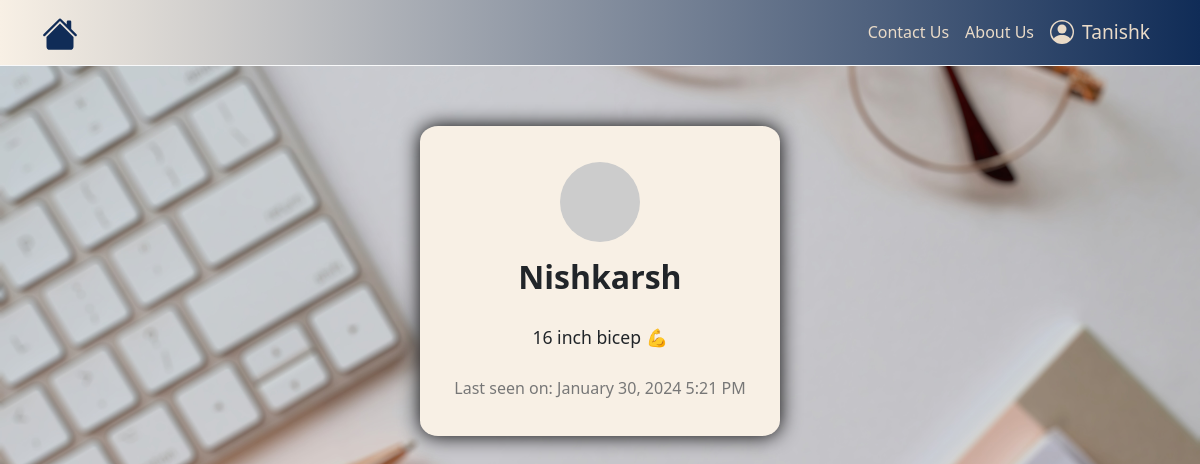
The page /user/Nishkarsh (signed in) on the database its author committed.
### app/models.py (models this page shows, shortened)
class User(UserMixin, db.Model):
    id: so.Mapped[int] = so.mapped_column(
        primary_key=True
    )
    username: so.Mapped[str] = so.mapped_column(
        sa.String(64),
        index=True,
        unique=True
    )
    email: so.Mapped[str] = so.mapped_column(
        sa.String(120),
        index=True,
        unique=True
    )
    password_hash: so.Mapped[Optional[str]] = so.mapped_column(
        sa.String(256)
    )
    about_me: so.Mapped[Optional[str]] = so.mapped_column(
        sa.String(140)
    )
    last_seen: so.Mapped[Optional[datetime]] = so.mapped_column(
        default=lambda: datetime.now(timezone.utc)
    )
    posts: so.WriteOnlyMapped['Post'] = so.relationship(
        back_populates='author'
    )
    def avatar(self, size):
        digest = md5(self.email.lower().encode('utf-8')).hexdigest()
        return f"https://www.gravatar.com/avatar/{digest}?d=identicon&s={size}"

### app/routes.py (the view)
@app.route("/user/<username>")
@login_required
def user(username):
    user = db.first_or_404(sa.select(User).where(User.username == username))
    return render_template('user.html', user=user)

### app/models.py (called while the page is built)
@login.user_loader
def load_user(id):
    user = db.session.get(User, int(id))
    return user

### app/routes.py (called while the page is built)
@app.before_request
def before_request():
    if current_user.is_authenticated:
        current_user.last_seen = datetime.now(timezone.utc)
        db.session.commit()

### app/templates/user.html (shortened to what this page needs)
{% extends "base.html" %}
{% block content %}
<link rel="stylesheet" href="{{url_for('static', filename='user.css')}}">
<div class="my_container">
    <div class="user-profile">
        <img src="{{ user.avatar(128) }}" alt="User Photo" class="photo">
        <div class="profile-details">
            <h1 class="username">{{ user.username }}</h1>
            {% if user.about_me %}
                <p class="about-me">{{ user.about_me }}</p>
            {% endif %}
            {% if user.last_seen %}
                <p class="last-seen">Last seen on: {{ moment(user.last_seen).format('LLL') }}</p>
            {% endif %}
        </div>
    </div>
</div>
{% endblock %}

### app/templates/base.html (shortened to what this page needs)
<!doctype html>
<html>
    <head>
        <link rel="stylesheet" href="https://cdn.jsdelivr.net/npm/bootstrap@5.3.2/dist/css/bootstrap.min.css">
        <link rel="stylesheet" href="{{ url_for('static', filename='base.css') }}">
    </head>
    <body>
        <nav class="navbar navbar-expand-lg navbar-dark gradient-custom border-bottom border-light">
            <div class="container">
                <a class="navbar-brand" href="{{ url_for('index') }}">
                </a>
                <div class="collapse navbar-collapse" id="navbarNav">
                    <ul class="navbar-nav ms-auto">
                        <li class="nav-item">
                            <a class="nav-link" href="{{ url_for('contact_us') }}">Contact Us</a>
                        </li>
                        <li class="nav-item">
                            <a class="nav-link" href="{{ url_for('about_us') }}">About Us</a>
                        </li>
                        <li class="nav-item dropdown">
                            <a class="nav-link dropdown-toggle" href="#" id="navbarDropdown" role="button" data-bs-toggle="dropdown" aria-expanded="false">
                                {% if not current_user.is_anonymous %}
                                <div class="User_Area">
                                    <p class="User_Name">{{ current_user.username }}</p>
                                </div>
                                {% endif %}
                            </a>
                        </li>
                    </ul>
                </div>
            </div>
        </nav>
        {% block content %}{% endblock %}
    </body>
</html>

### app/static/base.css (style rules this page uses)
:root { --bisque: #F8F0E5; --dark: #EADBC8; --blue: #102C57; --brown: #76453B; --icon: url("assets/user_icon.png"); --navbar-height: 75px; }
.User_Name { color: var(--dark); font-size: 1.2em; margin-bottom: 0%; }
.bi-house-fill { color: var(--blue); width: 1.5em; height: 1.5em; }
.bi-person-circle { color: var(--dark); width: 1.5em; height: 1.5em; margin-right: 0.5em; }
.User_Area { display: flex; align-items: center; }
.nav-link.dropdown-toggle::after { display: none; }
.navbar-brand { font-size: 1.5em; color: var(--blue); }
.nav-item { align-self: center; }
.nav-link { align-self: center; color: var(--dark); }
.navbar-dark { background-color: var(--blue); }
.gradient-custom { background: var(--blue); background: linear-gradient(to right, var(--bisque), var(--blue)); }

### app/static/user.css (style rules this page uses)
body { background-image: url("assets/index_background.jpg"); background-size: cover; background-position: top; background-repeat: repeat-y; margin: 0; padding: 0; }
.my_container { position: relative; display: inline-block; left: 50%; transform: translateX(-50%); text-align: center; background-color: var(--bisque); padding: 20px; border-radius: 5%; width: 30%; overflow: hidden; margin-top: 5%; box-shadow: 0px 0px 20px 0px black; }
.user-profile { display: flex; align-items: center; justify-content: center; flex-direction: column; }
.photo { border-radius: 50%; max-width: 100%; height: 100%; object-fit: cover; padding: 5%; }
.username { font-size: 2em; font-weight: bold; }
.profile-details { display: flex; flex-direction: column; align-items: center; text-align: left; }
.about-me { margin-top: 20px; font-size: 1.1em; max-width: 70%; overflow-wrap: break-word; }
.last-seen { margin-top: 10px; color: #777; font-size: 16px; }

### rows shown on the page
User: username "Tanishk"
User: username "Nishkarsh", about_me "16 inch bicep 💪", last_seen "January 30, 2024 5:21 PM"
